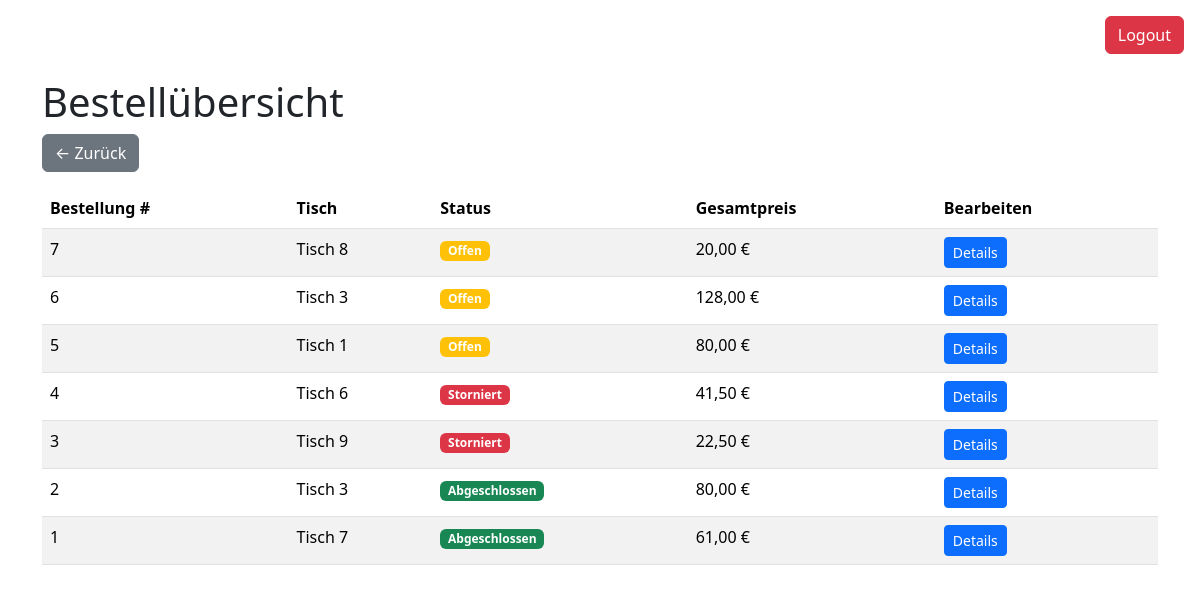
/bestellung/bestelluebersicht.php (signed in), run on the app's committed database.
### tables this page shows
CREATE TABLE `bestellung` (
  `bestellung_id` int(11) NOT NULL,
  `tisch_id` int(11) NOT NULL,
  `status` varchar(20) DEFAULT 'offen',
  `gesamtpreis` decimal(10,2) DEFAULT 0.00
);

CREATE TABLE `tisch` (
  `tisch_id` int(11) NOT NULL,
  `tischnummer` int(11) NOT NULL
);

### bestellung/bestelluebersicht.php (the view, shortened to what this page needs)
<?php
require_once '../verbindung/db.php';
$sql = "SELECT b.*, t.tischnummer
        FROM bestellung b
        JOIN tisch t ON b.tisch_id = t.tisch_id
        ORDER BY b.bestellung_id DESC";
$bestellungen = $pdo->query($sql)->fetchAll();
?>
<!DOCTYPE html>
<html lang="de">
<head>
    <link href="https://cdn.jsdelivr.net/npm/bootstrap@5.3.8/dist/css/bootstrap.min.css" rel="stylesheet">
</head>
<body>
    <div class="text-end m-3" style="text-align: right;">
    <a href="../auth/logout.php" class="btn btn-danger">Logout</a>
  </div>
    <div class="container mt-4">
        <h1>Bestellübersicht</h1>
        <a href="../index.php" class="btn btn-secondary mb-3">← Zurück</a>
        <?php if (count($bestellungen) > 0): ?>
            <table class="table table-striped">
                <thead>
                    <tr>
                        <th>Bestellung #</th>
                        <th>Tisch</th>
                        <th>Status</th>
                        <th>Gesamtpreis</th>
                        <th>Bearbeiten</th>
                    </tr>
                </thead>
                <tbody>
                    <?php foreach ($bestellungen as $bestellung): ?>
                        <tr>
                            <td><?= $bestellung['bestellung_id'] ?></td>
                            <td>Tisch <?= $bestellung['tischnummer'] ?></td>
                            <td>
                                <?php
                                $badge_class = 'bg-warning';
                                if ($bestellung['status'] == 'abgeschlossen') {
                                    $badge_class = 'bg-success';
                                } elseif ($bestellung['status'] == 'storniert') {
                                    $badge_class = 'bg-danger';
                                }
                                ?>
                                <span class="badge <?= $badge_class ?>">
                                    <?= ucfirst($bestellung['status']) ?>
                                </span>
                            </td>
                            <td><?= number_format($bestellung['gesamtpreis'], 2, ',', '.') ?> €</td>
                            <td>
                                <a href="bestellung_details.php?id=<?= $bestellung['bestellung_id'] ?>"
                                   class="btn btn-sm btn-primary">Details</a>
                            </td>
                        </tr>
                    <?php endforeach; ?>
                </tbody>
            </table>
        <?php else: ?>
            <div class="alert alert-info">
                Keine Bestellungen vorhanden.
            </div>
        <?php endif; ?>
    </div>
</body>
</html>

### data on the page
bestellung: bestellung_id "7", tisch.tischnummer "8", status "Offen", gesamtpreis "20,00"
bestellung: bestellung_id "6", tisch.tischnummer "3", status "Offen", gesamtpreis "128,00"
bestellung: bestellung_id "5", tisch.tischnummer "1", status "Offen", gesamtpreis "80,00"
bestellung: bestellung_id "4", tisch.tischnummer "6", status "Storniert", gesamtpreis "41,50"
bestellung: bestellung_id "3", tisch.tischnummer "9", status "Storniert", gesamtpreis "22,50"
bestellung: bestellung_id "2", tisch.tischnummer "3", status "Abgeschlossen", gesamtpreis "80,00"
bestellung: bestellung_id "1", tisch.tischnummer "7", status "Abgeschlossen", gesamtpreis "61,00"
